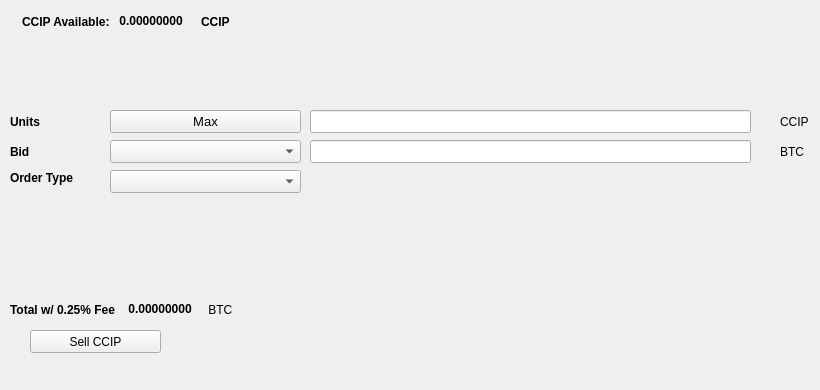
   <widget class="QWidget" name="SellTab">
    <attribute name="title">
     <string>Sell</string>
    </attribute>
    <widget class="QLabel" name="label_16">
     <property name="geometry">
      <rect>
       <x>780</x>
       <y>140</y>
       <width>31</width>
       <height>23</height>
      </rect>
     </property>
     <property name="text">
      <string>BTC</string>
     </property>
    </widget>
    <widget class="QComboBox" name="SellBidcomboBox">
     <property name="geometry">
      <rect>
       <x>110</x>
       <y>140</y>
       <width>191</width>
       <height>23</height>
      </rect>
     </property>
     <property name="font">
      <font>
       <pointsize>10</pointsize>
      </font>
     </property>
    </widget>
    <widget class="QLabel" name="label_18">
     <property name="geometry">
      <rect>
       <x>10</x>
       <y>110</y>
       <width>46</width>
       <height>23</height>
      </rect>
     </property>
     <property name="font">
      <font>
       <weight>75</weight>
       <bold>true</bold>
      </font>
     </property>
     <property name="text">
      <string>Units</string>
     </property>
    </widget>
    <widget class="QPushButton" name="Sell_Max_Amount">
     <property name="geometry">
      <rect>
       <x>110</x>
       <y>110</y>
       <width>191</width>
       <height>23</height>
      </rect>
     </property>
     <property name="font">
      <font>
       <pointsize>10</pointsize>
      </font>
     </property>
     <property name="text">
      <string>Max</string>
     </property>
    </widget>
    <widget class="QLabel" name="label_20">
     <property name="geometry">
      <rect>
       <x>10</x>
       <y>170</y>
       <width>91</width>
       <height>16</height>
      </rect>
     </property>
     <property name="font">
      <font>
       <weight>75</weight>
       <bold>true</bold>
      </font>
     </property>
     <property name="text">
      <string>Order Type</string>
     </property>
    </widget>
    <widget class="QComboBox" name="SellOrdertypeCombo">
     <property name="geometry">
      <rect>
       <x>110</x>
       <y>170</y>
       <width>191</width>
       <height>23</height>
      </rect>
     </property>
     <property name="font">
      <font>
       <pointsize>10</pointsize>
      </font>
     </property>
    </widget>
    <widget class="QLabel" name="label_21">
     <property name="geometry">
      <rect>
       <x>10</x>
       <y>140</y>
       <width>46</width>
       <height>23</height>
      </rect>
     </property>
     <property name="font">
      <font>
       <weight>75</weight>
       <bold>true</bold>
      </font>
     </property>
     <property name="text">
      <string>Bid</string>
     </property>
    </widget>
    <widget class="QLabel" name="label_22">
     <property name="geometry">
      <rect>
       <x>780</x>
       <y>110</y>
       <width>31</width>
       <height>23</height>
      </rect>
     </property>
     <property name="text">
      <string>CCIP</string>
     </property>
    </widget>
    <widget class="QLineEdit" name="UnitsInputCCIP">
     <property name="geometry">
      <rect>
       <x>310</x>
       <y>110</y>
       <width>441</width>
       <height>23</height>
      </rect>
     </property>
     <property name="font">
      <font>
       <pointsize>9</pointsize>
       <weight>75</weight>
       <bold>true</bold>
      </font>
     </property>
    </widget>
    <widget class="QLineEdit" name="SellBidPriceEdit">
     <property name="geometry">
      <rect>
       <x>310</x>
       <y>140</y>
       <width>441</width>
       <height>23</height>
      </rect>
     </property>
     <property name="font">
      <font>
       <pointsize>9</pointsize>
       <weight>75</weight>
       <bold>true</bold>
      </font>
     </property>
    </widget>
    <widget class="QPushButton" name="SellCCIPBTN">
     <property name="geometry">
      <rect>
       <x>30</x>
       <y>330</y>
       <width>131</width>
       <height>23</height>
      </rect>
     </property>
     <property name="text">
      <string>Sell CCIP</string>
     </property>
     <property name="icon">
      <iconset resource="../ccip">
       <normaloff>:/icons/bitcoin</normaloff>:/icons/bitcoin</iconset>
     </property>
    </widget>
    <widget class="QWidget" name="layoutWidget3">
     <property name="geometry">
      <rect>
       <x>22</x>
       <y>12</y>
       <width>258</width>
       <height>19</height>
      </rect>
     </property>
     <layout class="QHBoxLayout" name="horizontalLayout">
      <item>
       <widget class="QLabel" name="label232_2">
        <property name="font">
         <font>
          <weight>75</weight>
          <bold>true</bold>
         </font>
        </property>
        <property name="text">
         <string>CCIP Available:</string>
        </property>
       </widget>
      </item>
      <item>
       <widget class="QLabel" name="CCIPAvailableLabel">
        <property name="palette">
         <palette>
          <active>
           <colorrole role="WindowText">
            <brush brushstyle="SolidPattern">
             <color alpha="255">
              <red>0</red>
              <green>0</green>
              <blue>0</blue>
             </color>
            </brush>
           </colorrole>
           <colorrole role="Button">
            <brush brushstyle="SolidPattern">
             <color alpha="255">
              <red>0</red>
              <green>170</green>
              <blue>0</blue>
             </color>
            </brush>
           </colorrole>
           <colorrole role="Light">
            <brush brushstyle="SolidPattern">
             <color alpha="255">
              <red>0</red>
              <green>255</green>
              <blue>0</blue>
             </color>
            </brush>
           </colorrole>
           <colorrole role="Midlight">
            <brush brushstyle="SolidPattern">
             <color alpha="255">
              <red>0</red>
              <green>212</green>
              <blue>0</blue>
             </color>
            </brush>
           </colorrole>
           <colorrole role="Dark">
            <brush brushstyle="SolidPattern">
             <color alpha="255">
              <red>0</red>
              <green>85</green>
              <blue>0</blue>
             </color>
            </brush>
           </colorrole>
           <colorrole role="Mid">
            <brush brushstyle="SolidPattern">
             <color alpha="255">
              <red>0</red>
              <green>113</green>
              <blue>0</blue>
             </color>
            </brush>
           </colorrole>
           <colorrole role="Text">
            <brush brushstyle="SolidPattern">
             <color alpha="255">
              <red>0</red>
              <green>170</green>
              <blue>0</blue>
             </color>
            </brush>
           </colorrole>
           <colorrole role="BrightText">
            <brush brushstyle="SolidPattern">
             <color alpha="255">
              <red>255</red>
              <green>255</green>
              <blue>255</blue>
             </color>
            </brush>
           </colorrole>
           <colorrole role="ButtonText">
            <brush brushstyle="SolidPattern">
             <color alpha="255">
              <red>0</red>
              <green>0</green>
              <blue>0</blue>
             </color>
            </brush>
           </colorrole>
           <colorrole role="Base">
            <brush brushstyle="SolidPattern">
             <color alpha="255">
              <red>255</red>
              <green>255</green>
              <blue>255</blue>
             </color>
            </brush>
           </colorrole>
           <colorrole role="Window">
            <brush brushstyle="SolidPattern">
             <color alpha="255">
              <red>0</red>
              <green>170</green>
              <blue>0</blue>
             </color>
            </brush>
           </colorrole>
           <colorrole role="Shadow">
            <brush brushstyle="SolidPattern">
             <color alpha="255">
              <red>0</red>
              <green>0</green>
              <blue>0</blue>
             </color>
            </brush>
           </colorrole>
           <colorrole role="AlternateBase">
            <brush brushstyle="SolidPattern">
             <color alpha="255">
              <red>127</red>
              <green>212</green>
              <blue>127</blue>
             </color>
            </brush>
           </colorrole>
           <colorrole role="ToolTipBase">
            <brush brushstyle="SolidPattern">
             <color alpha="255">
              <red>255</red>
              <green>255</green>
              <blue>220</blue>
             </color>
            </brush>
           </colorrole>
           <colorrole role="ToolTipText">
            <brush brushstyle="SolidPattern">
             <color alpha="255">
              <red>0</red>
              <green>0</green>
              <blue>0</blue>
             </color>
            </brush>
           </colorrole>
          </active>
          <inactive>
           <colorrole role="WindowText">
            <brush brushstyle="SolidPattern">
             <color alpha="255">
              <red>0</red>
              <green>0</green>
              <blue>0</blue>
             </color>
            </brush>
           </colorrole>
           <colorrole role="Button">
            <brush brushstyle="SolidPattern">
             <color alpha="255">
              <red>0</red>
              <green>170</green>
              <blue>0</blue>
             </color>
            </brush>
           </colorrole>
           <colorrole role="Light">
            <brush brushstyle="SolidPattern">
             <color alpha="255">
              <red>0</red>
              <green>255</green>
              <blue>0</blue>
             </color>
            </brush>
           </colorrole>
           <colorrole role="Midlight">
            <brush brushstyle="SolidPattern">
             <color alpha="255">
              <red>0</red>
              <green>212</green>
              <blue>0</blue>
             </color>
            </brush>
           </colorrole>
           <colorrole role="Dark">
            <brush brushstyle="SolidPattern">
             <color alpha="255">
              <red>0</red>
              <green>85</green>
              <blue>0</blue>
             </color>
            </brush>
           </colorrole>
           <colorrole role="Mid">
            <brush brushstyle="SolidPattern">
             <color alpha="255">
              <red>0</red>
              <green>113</green>
              <blue>0</blue>
             </color>
            </brush>
           </colorrole>
           <colorrole role="Text">
            <brush brushstyle="SolidPattern">
             <color alpha="255">
              <red>0</red>
              <green>170</green>
              <blue>0</blue>
             </color>
            </brush>
           </colorrole>
           <colorrole role="BrightText">
            <brush brushstyle="SolidPattern">
             <color alpha="255">
              <red>255</red>
              <green>255</green>
              <blue>255</blue>
             </color>
            </brush>
           </colorrole>
           <colorrole role="ButtonText">
            <brush brushstyle="SolidPattern">
             <color alpha="255">
              <red>0</red>
              <green>0</green>
              <blue>0</blue>
             </color>
            </brush>
           </colorrole>
           <colorrole role="Base">
            <brush brushstyle="SolidPattern">
             <color alpha="255">
              <red>255</red>
              <green>255</green>
              <blue>255</blue>
             </color>
            </brush>
           </colorrole>
           <colorrole role="Window">
            <brush brushstyle="SolidPattern">
             <color alpha="255">
              <red>0</red>
              <green>170</green>
              <blue>0</blue>
             </color>
            </brush>
           </colorrole>
           <colorrole role="Shadow">
            <brush brushstyle="SolidPattern">
             <color alpha="255">
              <red>0</red>
              <green>0</green>
              <blue>0</blue>
             </color>
            </brush>
           </colorrole>
           <colorrole role="AlternateBase">
            <brush brushstyle="SolidPattern">
             <color alpha="255">
              <red>127</red>
              <green>212</green>
              <blue>127</blue>
             </color>
            </brush>
           </colorrole>
           <colorrole role="ToolTipBase">
            <brush brushstyle="SolidPattern">
             <color alpha="255">
              <red>255</red>
              <green>255</green>
              <blue>220</blue>
             </color>
            </brush>
           </colorrole>
           <colorrole role="ToolTipText">
            <brush brushstyle="SolidPattern">
             <color alpha="255">
              <red>0</red>
              <green>0</green>
              <blue>0</blue>
             </color>
            </brush>
           </colorrole>
          </inactive>
          <disabled>
           <colorrole role="WindowText">
            <brush brushstyle="SolidPattern">
             <color alpha="255">
              <red>0</red>
              <green>85</green>
              <blue>0</blue>
             </color>
            </brush>
           </colorrole>
           <colorrole role="Button">
            <brush brushstyle="SolidPattern">
             <color alpha="255">
              <red>0</red>
              <green>170</green>
              <blue>0</blue>
             </color>
            </brush>
           </colorrole>
           <colorrole role="Light">
            <brush brushstyle="SolidPattern">
             <color alpha="255">
              <red>0</red>
              <green>255</green>
              <blue>0</blue>
             </color>
            </brush>
           </colorrole>
           <colorrole role="Midlight">
            <brush brushstyle="SolidPattern">
             <color alpha="255">
              <red>0</red>
              <green>212</green>
              <blue>0</blue>
             </color>
            </brush>
           </colorrole>
           <colorrole role="Dark">
            <brush brushstyle="SolidPattern">
             <color alpha="255">
              <red>0</red>
              <green>85</green>
              <blue>0</blue>
             </color>
            </brush>
           </colorrole>
           <colorrole role="Mid">
            <brush brushstyle="SolidPattern">
             <color alpha="255">
              <red>0</red>
              <green>113</green>
              <blue>0</blue>
             </color>
            </brush>
           </colorrole>
           <colorrole role="Text">
            <brush brushstyle="SolidPattern">
             <color alpha="255">
              <red>0</red>
              <green>85</green>
              <blue>0</blue>
             </color>
            </brush>
           </colorrole>
           <colorrole role="BrightText">
            <brush brushstyle="SolidPattern">
             <color alpha="255">
              <red>255</red>
              <green>255</green>
              <blue>255</blue>
             </color>
            </brush>
           </colorrole>
           <colorrole role="ButtonText">
            <brush brushstyle="SolidPattern">
             <color alpha="255">
              <red>0</red>
              <green>85</green>
              <blue>0</blue>
             </color>
            </brush>
           </colorrole>
           <colorrole role="Base">
            <brush brushstyle="SolidPattern">
             <color alpha="255">
              <red>0</red>
              <green>170</green>
              <blue>0</blue>
             </color>
            </brush>
           </colorrole>
           <colorrole role="Window">
            <brush brushstyle="SolidPattern">
             <color alpha="255">
              <red>0</red>
              <green>170</green>
              <blue>0</blue>
             </color>
            </brush>
           </colorrole>
           <colorrole role="Shadow">
            <brush brushstyle="SolidPattern">
             <color alpha="255">
              <red>0</red>
              <green>0</green>
              <blue>0</blue>
             </color>
            </brush>
           </colorrole>
           <colorrole role="AlternateBase">
            <brush brushstyle="SolidPattern">
             <color alpha="255">
              <red>0</red>
              <green>170</green>
              <blue>0</blue>
             </color>
            </brush>
           </colorrole>
           <colorrole role="ToolTipBase">
            <brush brushstyle="SolidPattern">
             <color alpha="255">
              <red>255</red>
              <green>255</green>
              <blue>220</blue>
             </color>
            </brush>
           </colorrole>
           <colorrole role="ToolTipText">
            <brush brushstyle="SolidPattern">
             <color alpha="255">
              <red>0</red>
              <green>0</green>
              <blue>0</blue>
             </color>
            </brush>
           </colorrole>
          </disabled>
         </palette>
        </property>
        <property name="font">
         <font>
          <weight>75</weight>
          <bold>true</bold>
         </font>
        </property>
        <property name="text">
         <string> 0.00000000 </string>
        </property>
        <property name="textInteractionFlags">
         <set>Qt::LinksAccessibleByMouse|Qt::TextSelectableByKeyboard|Qt::TextSelectableByMouse</set>
        </property>
       </widget>
      </item>
      <item>
       <widget class="QLabel" name="labelCCIP">
        <property name="font">
         <font>
          <weight>75</weight>
          <bold>true</bold>
         </font>
        </property>
        <property name="text">
         <string>CCIP</string>
        </property>
       </widget>
      </item>
     </layout>
    </widget>
    <widget class="QWidget" name="layoutWidget">
     <property name="geometry">
      <rect>
       <x>10</x>
       <y>300</y>
       <width>268</width>
       <height>19</height>
      </rect>
     </property>
     <layout class="QHBoxLayout" name="horizontalLayout_2">
      <item>
       <widget class="QLabel" name="label_19">
        <property name="font">
         <font>
          <weight>75</weight>
          <bold>true</bold>
         </font>
        </property>
        <property name="text">
         <string>Total w/ 0.25% Fee </string>
        </property>
       </widget>
      </item>
      <item>
       <widget class="QLabel" name="SellCostLabel">
        <property name="palette">
         <palette>
          <active>
           <colorrole role="WindowText">
            <brush brushstyle="SolidPattern">
             <color alpha="255">
              <red>0</red>
              <green>0</green>
              <blue>0</blue>
             </color>
            </brush>
           </colorrole>
           <colorrole role="Button">
            <brush brushstyle="SolidPattern">
             <color alpha="255">
              <red>0</red>
              <green>170</green>
              <blue>0</blue>
             </color>
            </brush>
           </colorrole>
           <colorrole role="Light">
            <brush brushstyle="SolidPattern">
             <color alpha="255">
              <red>0</red>
              <green>255</green>
              <blue>0</blue>
             </color>
            </brush>
           </colorrole>
           <colorrole role="Midlight">
            <brush brushstyle="SolidPattern">
             <color alpha="255">
              <red>0</red>
              <green>212</green>
              <blue>0</blue>
             </color>
            </brush>
           </colorrole>
           <colorrole role="Dark">
            <brush brushstyle="SolidPattern">
             <color alpha="255">
              <red>0</red>
              <green>85</green>
              <blue>0</blue>
             </color>
            </brush>
           </colorrole>
           <colorrole role="Mid">
            <brush brushstyle="SolidPattern">
             <color alpha="255">
              <red>0</red>
              <green>113</green>
              <blue>0</blue>
             </color>
            </brush>
           </colorrole>
           <colorrole role="Text">
            <brush brushstyle="SolidPattern">
             <color alpha="255">
              <red>0</red>
              <green>170</green>
              <blue>0</blue>
             </color>
            </brush>
           </colorrole>
           <colorrole role="BrightText">
            <brush brushstyle="SolidPattern">
             <color alpha="255">
              <red>255</red>
              <green>255</green>
              <blue>255</blue>
             </color>
            </brush>
           </colorrole>
           <colorrole role="ButtonText">
            <brush brushstyle="SolidPattern">
             <color alpha="255">
              <red>0</red>
              <green>0</green>
              <blue>0</blue>
             </color>
            </brush>
           </colorrole>
           <colorrole role="Base">
            <brush brushstyle="SolidPattern">
             <color alpha="255">
              <red>255</red>
              <green>255</green>
              <blue>255</blue>
             </color>
            </brush>
           </colorrole>
           <colorrole role="Window">
            <brush brushstyle="SolidPattern">
             <color alpha="255">
              <red>0</red>
              <green>170</green>
              <blue>0</blue>
             </color>
            </brush>
           </colorrole>
           <colorrole role="Shadow">
            <brush brushstyle="SolidPattern">
             <color alpha="255">
              <red>0</red>
              <green>0</green>
              <blue>0</blue>
             </color>
            </brush>
           </colorrole>
           <colorrole role="AlternateBase">
            <brush brushstyle="SolidPattern">
             <color alpha="255">
              <red>127</red>
              <green>212</green>
              <blue>127</blue>
             </color>
            </brush>
           </colorrole>
           <colorrole role="ToolTipBase">
            <brush brushstyle="SolidPattern">
             <color alpha="255">
              <red>255</red>
              <green>255</green>
              <blue>220</blue>
             </color>
            </brush>
           </colorrole>
           <colorrole role="ToolTipText">
            <brush brushstyle="SolidPattern">
             <color alpha="255">
              <red>0</red>
              <green>0</green>
              <blue>0</blue>
             </color>
            </brush>
           </colorrole>
          </active>
          <inactive>
           <colorrole role="WindowText">
            <brush brushstyle="SolidPattern">
             <color alpha="255">
              <red>0</red>
              <green>0</green>
              <blue>0</blue>
             </color>
            </brush>
           </colorrole>
           <colorrole role="Button">
            <brush brushstyle="SolidPattern">
             <color alpha="255">
              <red>0</red>
              <green>170</green>
              <blue>0</blue>
             </color>
            </brush>
           </colorrole>
           <colorrole role="Light">
            <brush brushstyle="SolidPattern">
             <color alpha="255">
              <red>0</red>
              <green>255</green>
              <blue>0</blue>
             </color>
            </brush>
           </colorrole>
           <colorrole role="Midlight">
            <brush brushstyle="SolidPattern">
             <color alpha="255">
              <red>0</red>
              <green>212</green>
              <blue>0</blue>
             </color>
            </brush>
           </colorrole>
           <colorrole role="Dark">
            <brush brushstyle="SolidPattern">
             <color alpha="255">
              <red>0</red>
              <green>85</green>
              <blue>0</blue>
             </color>
            </brush>
           </colorrole>
           <colorrole role="Mid">
            <brush brushstyle="SolidPattern">
             <color alpha="255">
              <red>0</red>
              <green>113</green>
              <blue>0</blue>
             </color>
            </brush>
           </colorrole>
           <colorrole role="Text">
            <brush brushstyle="SolidPattern">
             <color alpha="255">
              <red>0</red>
              <green>170</green>
              <blue>0</blue>
             </color>
            </brush>
           </colorrole>
           <colorrole role="BrightText">
            <brush brushstyle="SolidPattern">
             <color alpha="255">
              <red>255</red>
              <green>255</green>
              <blue>255</blue>
             </color>
            </brush>
           </colorrole>
           <colorrole role="ButtonText">
            <brush brushstyle="SolidPattern">
             <color alpha="255">
              <red>0</red>
              <green>0</green>
              <blue>0</blue>
             </color>
            </brush>
           </colorrole>
           <colorrole role="Base">
            <brush brushstyle="SolidPattern">
             <color alpha="255">
              <red>255</red>
              <green>255</green>
              <blue>255</blue>
             </color>
            </brush>
           </colorrole>
           <colorrole role="Window">
            <brush brushstyle="SolidPattern">
             <color alpha="255">
              <red>0</red>
              <green>170</green>
              <blue>0</blue>
             </color>
            </brush>
           </colorrole>
           <colorrole role="Shadow">
            <brush brushstyle="SolidPattern">
             <color alpha="255">
              <red>0</red>
              <green>0</green>
              <blue>0</blue>
             </color>
            </brush>
           </colorrole>
           <colorrole role="AlternateBase">
            <brush brushstyle="SolidPattern">
             <color alpha="255">
              <red>127</red>
              <green>212</green>
              <blue>127</blue>
             </color>
            </brush>
           </colorrole>
           <colorrole role="ToolTipBase">
            <brush brushstyle="SolidPattern">
             <color alpha="255">
              <red>255</red>
              <green>255</green>
              <blue>220</blue>
             </color>
            </brush>
           </colorrole>
           <colorrole role="ToolTipText">
            <brush brushstyle="SolidPattern">
             <color alpha="255">
              <red>0</red>
              <green>0</green>
              <blue>0</blue>
             </color>
            </brush>
           </colorrole>
          </inactive>
          <disabled>
           <colorrole role="WindowText">
            <brush brushstyle="SolidPattern">
             <color alpha="255">
              <red>0</red>
              <green>85</green>
              <blue>0</blue>
             </color>
            </brush>
           </colorrole>
           <colorrole role="Button">
            <brush brushstyle="SolidPattern">
             <color alpha="255">
              <red>0</red>
              <green>170</green>
              <blue>0</blue>
             </color>
            </brush>
           </colorrole>
           <colorrole role="Light">
            <brush brushstyle="SolidPattern">
             <color alpha="255">
              <red>0</red>
              <green>255</green>
              <blue>0</blue>
             </color>
            </brush>
           </colorrole>
           <colorrole role="Midlight">
            <brush brushstyle="SolidPattern">
             <color alpha="255">
              <red>0</red>
              <green>212</green>
              <blue>0</blue>
             </color>
            </brush>
           </colorrole>
           <colorrole role="Dark">
            <brush brushstyle="SolidPattern">
             <color alpha="255">
              <red>0</red>
              <green>85</green>
              <blue>0</blue>
             </color>
            </brush>
           </colorrole>
           <colorrole role="Mid">
            <brush brushstyle="SolidPattern">
             <color alpha="255">
              <red>0</red>
              <green>113</green>
              <blue>0</blue>
             </color>
            </brush>
           </colorrole>
           <colorrole role="Text">
            <brush brushstyle="SolidPattern">
             <color alpha="255">
              <red>0</red>
              <green>85</green>
              <blue>0</blue>
             </color>
            </brush>
           </colorrole>
           <colorrole role="BrightText">
            <brush brushstyle="SolidPattern">
             <color alpha="255">
              <red>255</red>
              <green>255</green>
              <blue>255</blue>
             </color>
            </brush>
           </colorrole>
           <colorrole role="ButtonText">
            <brush brushstyle="SolidPattern">
             <color alpha="255">
              <red>0</red>
              <green>85</green>
              <blue>0</blue>
             </color>
            </brush>
           </colorrole>
           <colorrole role="Base">
            <brush brushstyle="SolidPattern">
             <color alpha="255">
              <red>0</red>
              <green>170</green>
              <blue>0</blue>
             </color>
            </brush>
           </colorrole>
           <colorrole role="Window">
            <brush brushstyle="SolidPattern">
             <color alpha="255">
              <red>0</red>
              <green>170</green>
              <blue>0</blue>
             </color>
            </brush>
           </colorrole>
           <colorrole role="Shadow">
            <brush brushstyle="SolidPattern">
             <color alpha="255">
              <red>0</red>
              <green>0</green>
              <blue>0</blue>
             </color>
            </brush>
           </colorrole>
           <colorrole role="AlternateBase">
            <brush brushstyle="SolidPattern">
             <color alpha="255">
              <red>0</red>
              <green>170</green>
              <blue>0</blue>
             </color>
            </brush>
           </colorrole>
           <colorrole role="ToolTipBase">
            <brush brushstyle="SolidPattern">
             <color alpha="255">
              <red>255</red>
              <green>255</green>
              <blue>220</blue>
             </color>
            </brush>
           </colorrole>
           <colorrole role="ToolTipText">
            <brush brushstyle="SolidPattern">
             <color alpha="255">
              <red>0</red>
              <green>0</green>
              <blue>0</blue>
             </color>
            </brush>
           </colorrole>
          </disabled>
         </palette>
        </property>
        <property name="font">
         <font>
          <weight>75</weight>
          <bold>true</bold>
         </font>
        </property>
        <property name="autoFillBackground">
         <bool>false</bool>
        </property>
        <property name="text">
         <string> 0.00000000</string>
        </property>
        <property name="textInteractionFlags">
         <set>Qt::LinksAccessibleByMouse|Qt::TextSelectableByMouse</set>
        </property>
       </widget>
      </item>
      <item>
       <widget class="QLabel" name="label_17">
        <property name="font">
         <font>
          <weight>50</weight>
          <bold>false</bold>
         </font>
        </property>
        <property name="text">
         <string> BTC</string>
        </property>
       </widget>
      </item>
     </layout>
    </widget>
    <widget class="QLabel" name="label_23">
     <property name="geometry">
      <rect>
       <x>460</x>
       <y>300</y>
       <width>281</width>
       <height>81</height>
      </rect>
     </property>
     <property name="text">
      <string/>
     </property>
     <property name="pixmap">
      <pixmap>:/images/bittrex</pixmap>
     </property>
    </widget>
   </widget>
